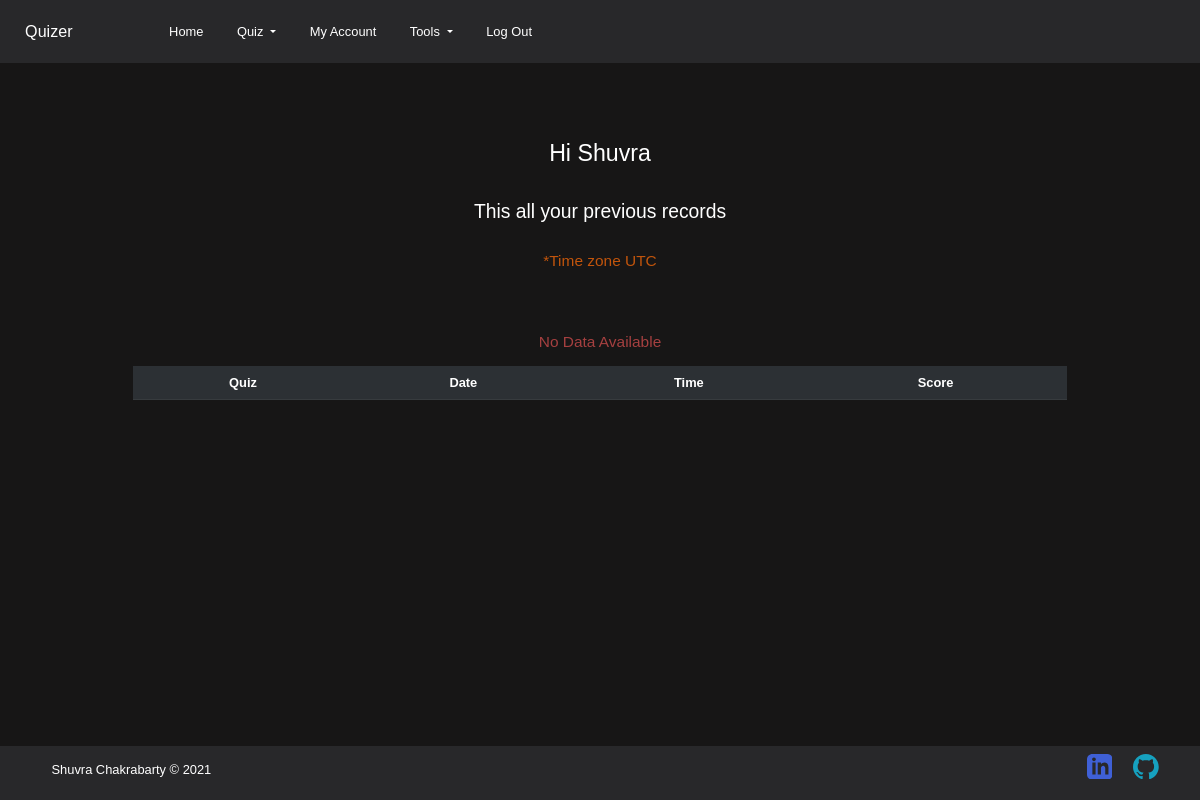
Page /account/ (signed in) on the earlier database version.
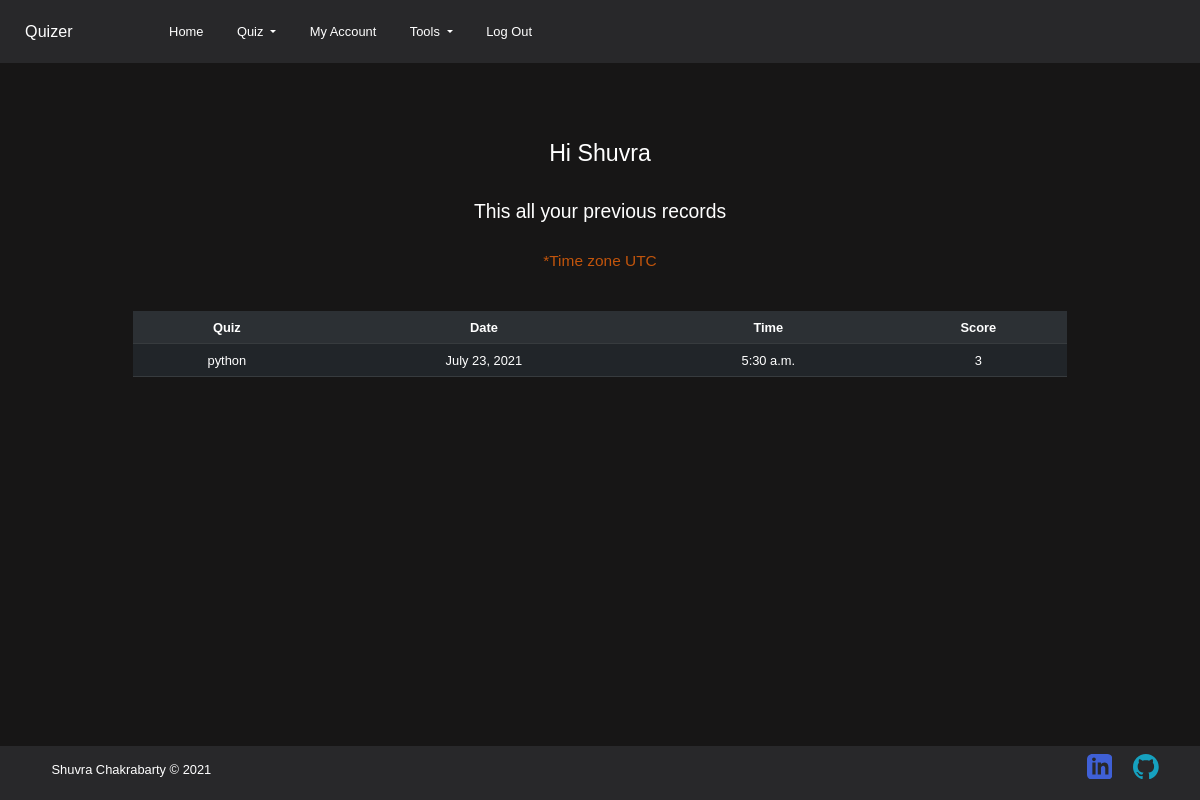
Same page on the later database version.
### quiz/models.py (models this page shows)
class User(models.Model):
    id=models.AutoField(primary_key=True)
    name = models.CharField(max_length=60,unique=False)
    email = models.EmailField(max_length=254,unique=False)
    password = models.CharField(max_length=50,unique=False)
    otp = models.IntegerField(unique=False)
    datetime = models.DateTimeField(auto_now_add=True, null=True)
    validation = models.CharField(max_length=4,unique=False)

class User_stat(models.Model):
    id = models.AutoField(primary_key=True)
    name = models.CharField(max_length=50, unique=False)
    score = models.CharField(max_length=10, unique=False)
    date =  models.DateField(auto_now_add=True)
    time = models.TimeField(auto_now_add=True)
    user_id = models.IntegerField(unique=False)

### quiz/views.py (the view)
# urls.py: path("account/",views.account,name='account'),
def account(requests):
    requests.session['score'] = 0
    requests.session['no'] = 1
    if requests.session.has_key('email'):
        id = requests.session['user_id']
        user_data = User.objects.get(id=id)
        user_name = user_data.name
        data = User_stat.objects.all().filter(user_id=id)
        my_dic = {'records': data, 'name': user_name}
        return render(requests,'account.html',context=my_dic)
    else:
        return render(requests,'index.html')

### templates/account.html (shortened to what this page needs)
{% extends 'head.html' %}
{% block body_block %}
<section class="ac_section">
    <div class="ac_text">
        <h1>Hi {{name}}</h1>
    </div>
    <div class="ac_h4">
        <h4>This all your previous records</h4>
        <p style:"color:orange; "id="ac_p">*Time zone UTC</p>
    </div>
    <div class="ac_table" style="
    margin-bottom: 10rem;">
        <table class="table table-dark table-striped">
            <tr>
                <th>Quiz</th>
                <th>Date</th>
                <th>Time</th>
                <th>Score</th>
            </tr>
        {% if records %}
        {%  for stat in records %}
        <tr>
            <td>{{stat.name}}</td>
            <td>{{stat.date}}</td>
            <td>{{stat.time}}</td>
            <td>{{stat.score}}</td>
        </tr>
        {% endfor %}
        {% else %}
        <p id="ac_p">No Data Available</p>
        {% endif %}
        </table>
    </div>
</section>
    <footer>
        <h3 class="copy"> <a href="https://shuvra.tech/">Shuvra Chakrabarty &copy 2021</a></h3>
        <div class="div_footer">
            <ul>
                <li><a href="https://www.linkedin.com/in/shuvra-chakrabarty-88a373217">
            </a></li>
                            <li><a href="https://github.com/shuvra-matrix">
            </a></li>
            </ul>
        </div>
    </footer>
</body>
</html>
{% endblock %}

### templates/head.html (shortened to what this page needs)
<!DOCTYPE html>
{% load static %}
<html lang="en">
<head>
    <link href="https://cdn.jsdelivr.net/npm/bootstrap@5.0.2/dist/css/bootstrap.min.css" rel="stylesheet">
    <link rel="stylesheet" href="{%static 'css/style.css' %}">
</head>
<body>
     <nav class="navbar navbar-expand-lg navbar-dark colors " style="background-color: #28282a";>
                <div class="container-fluid">
                    <a class="navbar-brand" id="a_tag" href="{% url 'base:index'%}">Quizer</a>
                    <div class="collapse navbar-collapse" id="navbarNavDropdown">
                    <ul class="navbar-nav">
                        <li class="nav-item">
                        <a class="nav-link " id="a_tag1" aria-current="page" href="{% url 'base:index'%}">Home</a>
                        </li>
                        <li class="nav-item dropdown">
                        <a class="nav-link dropdown-toggle " id="a_tag2" href="#" id="navbarDropdownMenuLink" role="button" data-bs-toggle="dropdown" aria-expanded="false">
                            Quiz
                        </a>
                    </li>
                    {%  if 'log' in request.session %}
                    <li class="nav-item" style="padding-right: 0px;">
                        <a class="nav-link " id="a_tag3" aria-current="page" href="{% url 'base:account' %}">My Account</a>
                        </li>
                        {% endif %}
                         <li class="nav-item">
                        <li class="nav-item dropdown">
                        <a class="nav-link dropdown-toggle " id="a_tag4" href="#" id="navbarDropdownMenuLink" role="button" data-bs-toggle="dropdown" aria-expanded="false">
                            Tools
                        </a>
                        </li>
                        {%  if 'log' in request.session %}
                            <li class="nav-item">
                            <a class="nav-link " id="a_tag5" href="{% url 'base:logout' %}">Log Out</a>
                            </li>
                        {% else %}
                             <li class="nav-item">
                            <a class="nav-link " id="a_tag6" href="{% url 'base:myaccount' %}">Log In</a>
                            </li>
                         {% endif %}
                    </ul>
                    </div>
                </div>
            </nav>
{% block body_block %}
{% endblock %}

### static/css/style.css (style rules this page uses)
body { margin: 0; padding: 0; box-sizing: border-box; font-family: 'Noto Sans JP', sans-serif; background-color: #171616; }
.svge,svg { width: 90%; margin: auto; display: flex; height: 30rem; }
html { font-size: 80.5%; }
footer { padding: .6rem ; background:#28282a; position:fixed; bottom: 0px; width: 100%; display: flex; flex-direction: row; justify-content: space-around; align-items: center; }
footer,h3 { padding-left: 2rem; flex: 1 1 10rem; color: white; }
footer,ul { flex: 1 1 20rem; display: flex; }
footer,li { list-style-type: none; padding-right: 1.6rem; }
footer,a { text-decoration: none; color: white; font-size: 1rem; }
footer, a:hover { color: orange; }
.colors { padding: 1.2rem; font-size: 1.5rem; margin-bottom: 5rem; }
#a_tag5 { justify-content: flex-end; }
#navbarNavDropdown { margin-left: 6rem; }
.copy { font-size: 1.2rem; }
.question,h1 { font-size: 1.8rem; }
.index_text,p { padding-top: 1.5rem; color: #c2550c; font-size: 1.2rem; }
.question,h1 { color: white; }
.ac_section { width: 80%; max-height: 100vh; margin: auto; display: flex; flex-direction: column; justify-content: space-between; text-align: center; }
.ac_text,.ac_h4,.ac_table { margin: 1rem; }
.ac_h4 { color: white; }
#a_tag1, #a_tag2, #a_tag3, #a_tag4, #a_tag5, #a_tag6 { color: white; font-family: 'Noto Sans JP', sans-serif; }

Differences in the rows shown:
added User_stat: name "python", date "July 23, 2021", time "5:30 a.m.", score "3"
Other differences:
text no longer shown: "No Data Available"
